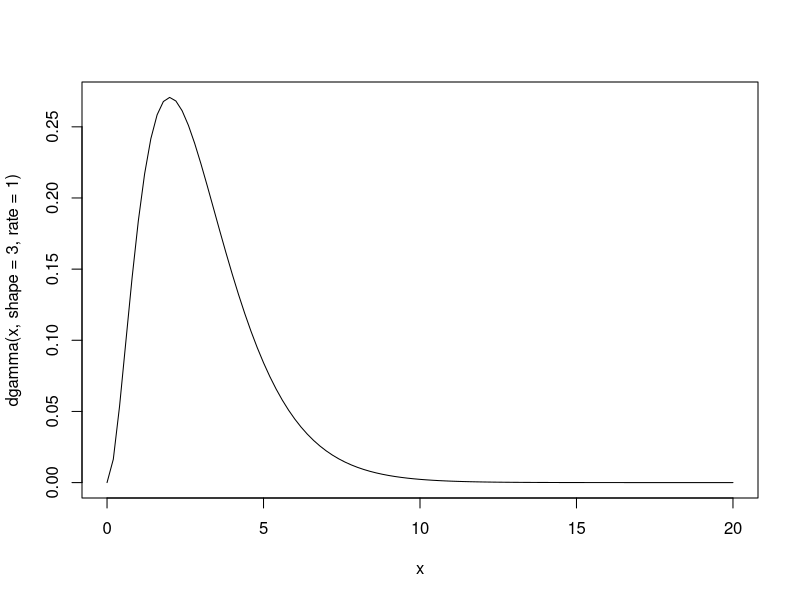
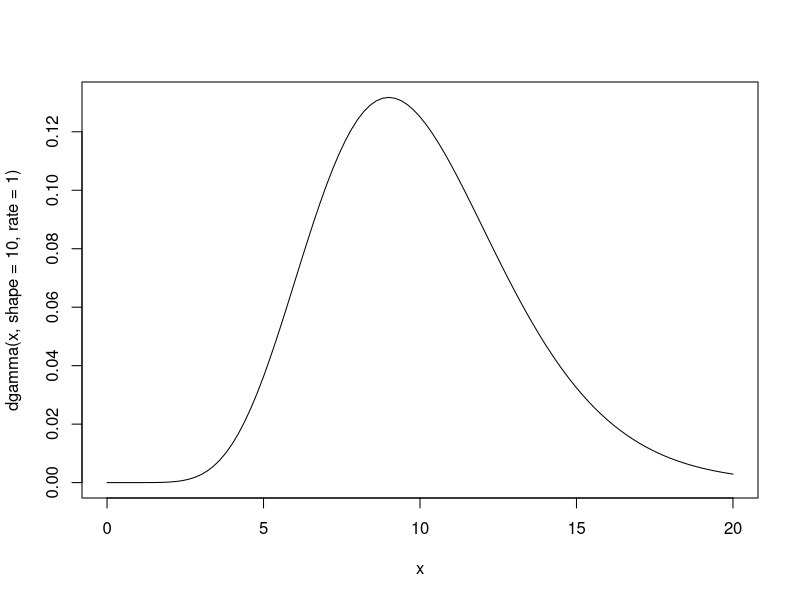
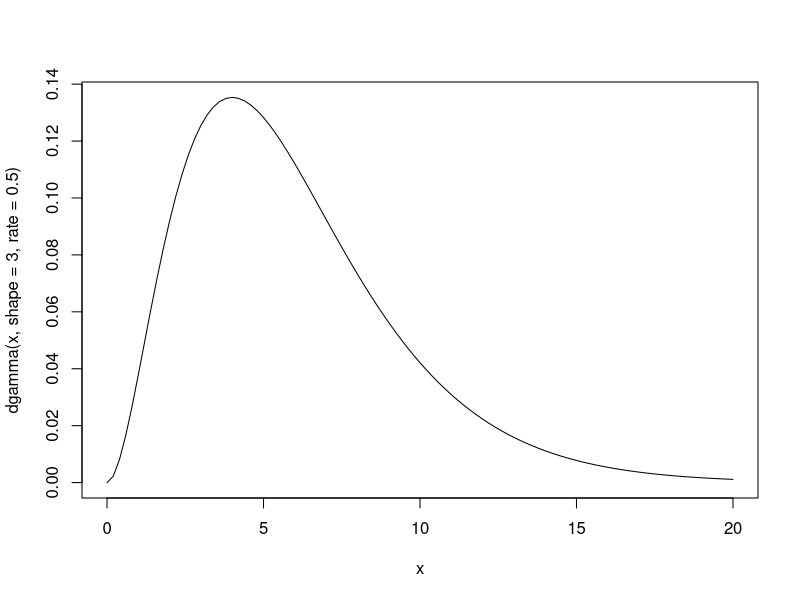
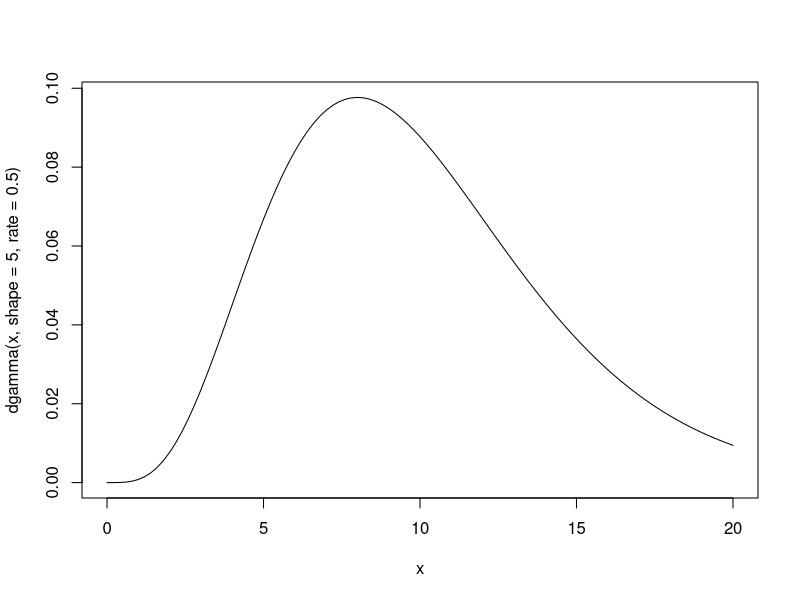

Write the R code that produced these figures, in order.
# Γ(n+1) = n*Γ(n) = n!
# Γ(1/2) = sqrt(pi), Γ(1) = 1
# Γ(a, λ) 表示n个iid指数分布Expo(λ)的和, 总等待时间
# pdf: f(x) = (1/Γ(a)) * (λx)^(a-1) * e^(-λx) * (1/x)
x <- (0L:20L) * 0.01
curve(dgamma(x, shape = 3., rate = 1.), from = 0., to = 20.)
curve(dgamma(x, shape = 10., rate = 1), from = 0., to = 20.)
curve(dgamma(x, shape = 3., rate = 0.5), from = 0., to = 20.)
curve(dgamma(x, shape = 5., rate = 0.5), from = 0., to = 20.)
